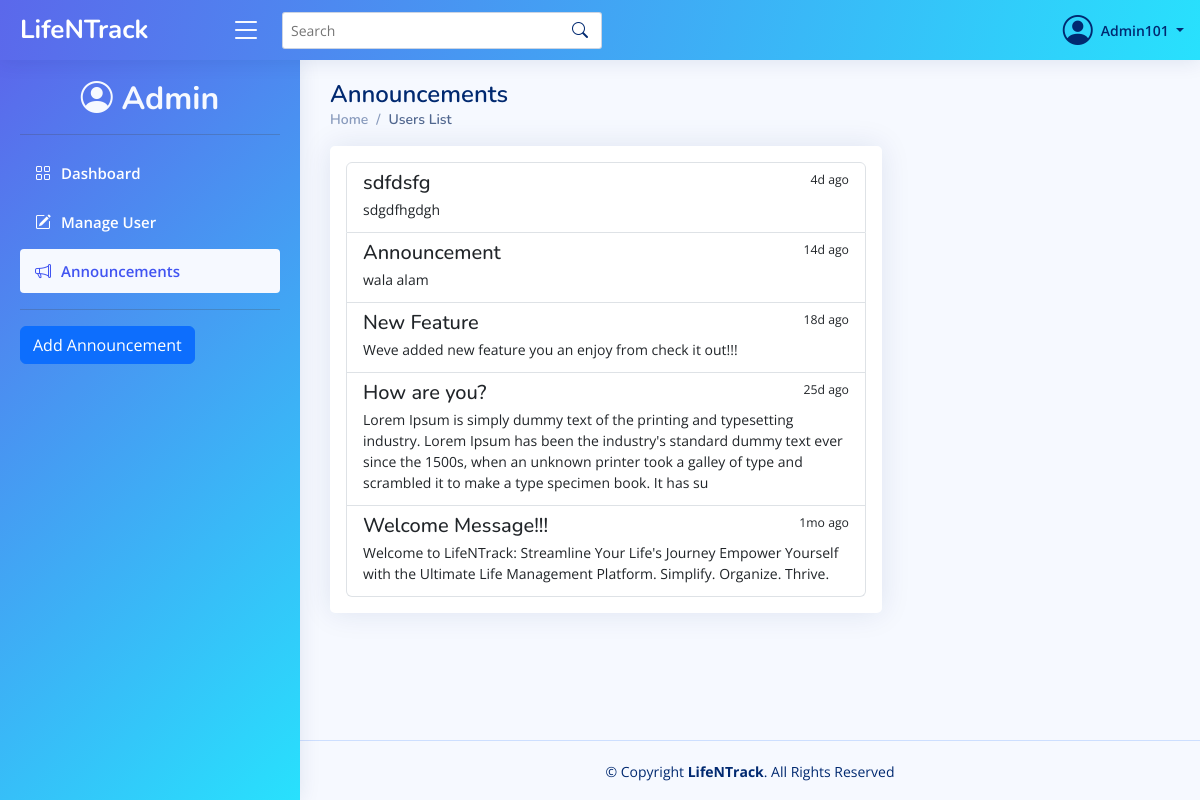
/client/pages/admin/announcements.php (signed in), run on the app's committed database.
### tables this page shows
CREATE TABLE `user` (
  `userID` int(11) NOT NULL,
  `Fullname` varchar(50) NOT NULL,
  `Gender` enum('Male','Female','Other') NOT NULL,
  `Email` varchar(50) NOT NULL,
  `Password` varchar(50) NOT NULL,
  `Bio` varchar(255) NOT NULL,
  `Role` varchar(50) NOT NULL,
  `Status` varchar(50) NOT NULL
);

CREATE TABLE `announcement` (
  `id` int(11) NOT NULL,
  `subject` varchar(50) NOT NULL,
  `content` varchar(255) NOT NULL,
  `timeCreated` timestamp NOT NULL DEFAULT current_timestamp(),
  `adminId` int(11) NOT NULL
);

### server/controllers/getUserDetails.php (called while the page is built, shortened)
<?php
$userID = $_SESSION['id'];
$conn = getConnection();
$userSql = "SELECT * FROM user WHERE userID = '$userID'";
$userDetResult = mysqli_query($conn, $userSql);
$userData = mysqli_fetch_assoc($userDetResult);
?>

### server/controllers/getTimeGap.php (called while the page is built, shortened)
<?php
function getTimeGap($storedDate) {
    $storedDateTime = new DateTime($storedDate);
    $currentDateTime = new DateTime();
    $interval = $storedDateTime->diff($currentDateTime);
    $years = $interval->y;
    $months = $interval->m;
    $days = $interval->d;
    $hours = $interval->h;
    $minutes = $interval->i;
    $seconds = $interval->s;
    if ($years > 0) {
        return $years . "y ago";
    } elseif ($months > 0) {
        return $months . "mo ago";
    } elseif ($days > 0) {
        return $days . "d ago";
    } elseif ($hours > 0) {
        return $hours . "h ago";
    } elseif ($minutes > 0) {
        return $minutes . "m ago";
    } elseif ($seconds > 0) {
        return $seconds . "s ago";
    } else {
        return "Just now";
    }
}
?>

### client/pages/admin/announcements.php (the view, shortened to what this page needs)
<?php
include_once("../../../server/controllers/getUserDetails.php");
?>
<!DOCTYPE html>
<html lang="en">
<head>
    <?php include_once('../../components/vendorCSSLinks.php') ?>
    <link href="../../assets/css/style.css" rel="stylesheet">
    <link href="../../assets/css/admin.css" rel="stylesheet">
</head>
<body>
    <?php include_once('../../components/adminHeader.php') ?>
    <?php include_once('../../components/adminSidebar.php') ?>
    <main id="main" class="main">
        <div class="pagetitle">
            <h1>Announcements</h1>
            <nav>
                <ol class="breadcrumb">
                    <li class="breadcrumb-item"><a href="index.php">Home</a></li>
                    <li class="breadcrumb-item active">Users List</li>
                </ol>
            </nav>
        </div>
        <section class="section dashboard">
            <div class="row">
                <div class="col-lg-8">
                    <div class="row">
                        <div class="col-12">
                            <div class="card recent-sales overflow-auto">
                                <div class="filter">
                                    <a class="icon" href="#" data-bs-toggle="dropdown"><i class="bi bi-three-dots"></i></a>
                                </div>
                                <div class="card-body">
                                    <div class="list-group">
                                        <?php
                                        include_once("../../../server/controllers/getTimeGap.php");
                                        $sql = "SELECT * FROM announcement ORDER BY timeCreated DESC";
                                        $result = mysqli_query($conn, $sql);
                                        if (mysqli_num_rows($result) > 0) :
                                            while ($row = mysqli_fetch_assoc($result)) :
                                                $storedDate = $row['timeCreated'];
                                                $timeGap = getTimeGap($storedDate);
                                        ?>
                                                <a href="#" class="list-group-item list-group-item-action">
                                                    <div class="d-flex w-100 justify-content-between">
                                                        <h5 class="mb-1"><?= $row["subject"] ?></h5>
                                                        <small><?= $timeGap ?></small>
                                                    </div>
                                                    <p class="mb-1"><?= $row["content"] ?></p>
                                                </a>
                                        <?php
                                            endwhile;
                                        else :
                                            echo "0 results";
                                        endif;
                                        ?>
                                    </div>
                                </div>
                            </div>
                        </div>
                    </div>
                </div>
            </div>
        </section>
    </main>
    <footer id="footer" class="footer">
        <div class="copyright">
            &copy; Copyright <strong><span>LifeNTrack</span></strong>. All Rights Reserved
        </div>
    </footer>
</body>
</html>

### client/components/adminHeader.php (shortened to what this page needs)
<header id="header" class="header fixed-top d-flex align-items-center">
    <div class="d-flex align-items-center justify-content-between">
        <a href="index.html" class="logo d-flex align-items-center">
            <span class="d-none d-lg-block">LifeNTrack</span>
        </a>
        <i class="bi bi-list toggle-sidebar-btn"></i>
    </div>
    <div class="search-bar">
        <form class="search-form d-flex align-items-center" method="POST" action="#">
            <input type="text" name="query" placeholder="Search" title="Enter search keyword">
            <button type="submit" title="Search"><i class="bi bi-search"></i></button>
        </form>
    </div>
    <nav class="header-nav ms-auto">
        <ul class="d-flex align-items-center">
            <li class="nav-item dropdown pe-3">
                <a class="nav-link nav-profile d-flex align-items-center pe-0" href="#" data-bs-toggle="dropdown">
                    <i class="bi bi-person-circle" style="font-size: 30px; "></i>
                    <span class="d-none d-md-block dropdown-toggle ps-2"><?= $userData['Fullname'] ?> </span>
                </a>
            </li>
        </ul>
    </nav>
</header>

### client/assets/css/style.css (style rules this page uses)
:root { scroll-behavior: smooth; }
body { font-family: "Open Sans", sans-serif; background: #f6f9ff; color: #444444; }
a { color: #4154f1; text-decoration: none; }
h1, h2, h3, h4, h5, h6 { font-family: "Nunito", sans-serif; }
#main { margin-top: 60px; padding: 20px 30px; transition: all 0.3s; }
.pagetitle { margin-bottom: 10px; }
.pagetitle h1 { font-size: 24px; margin-bottom: 0; font-weight: 600; color: #012970; }
.card { margin-bottom: 30px; border: none; border-radius: 5px; box-shadow: 0px 0 30px rgba(1, 41, 112, 0.1); }
.breadcrumb { font-size: 14px; font-family: "Nunito", sans-serif; color: #899bbd; font-weight: 600; }
.breadcrumb a { color: #899bbd; transition: 0.3s; }
.breadcrumb .breadcrumb-item::before { color: #899bbd; }
.breadcrumb .active { color: #51678f; font-weight: 600; }
.logo { line-height: 1; }
@media (min-width: 1200px) { .logo { width: 200px; } }
.logo span { font-size: 26px; font-weight: 700; color: #012970; font-family: "Nunito", sans-serif; }
.header { transition: all 0.5s; z-index: 997; height: 60px; box-shadow: 0px 2px 20px rgba(1, 41, 112, 0.1); background-color: #fff; padding-left: 20px; }
.header .toggle-sidebar-btn { font-size: 32px; padding-left: 10px; cursor: pointer; color: #012970; }
.header .search-bar { min-width: 360px; padding: 0 20px; }
.header .search-form { width: 100%; }
.header .search-form input { border: 0; font-size: 14px; color: #012970; border: 1px solid rgba(1, 41, 112, 0.2); padding: 7px 38px 7px 8px; border-radius: 3px; transition: 0.3s; width: 100%; }
.header .search-form button { border: 0; padding: 0; margin-left: -30px; background: none; }
.header .search-form button i { color: #012970; }
.header-nav ul { list-style: none; }
.header-nav>ul { margin: 0; padding: 0; }
.header-nav .nav-profile { color: #012970; }
.header-nav .nav-profile span { font-size: 14px; font-weight: 600; }
@media (min-width: 1200px) { #main, #footer { margin-left: 300px; } }
.dashboard .filter { position: absolute; right: 0px; top: 15px; }
.dashboard .filter .icon { color: #aab7cf; padding-right: 20px; padding-bottom: 5px; transition: 0.3s; font-size: 16px; }
.dashboard .recent-sales { font-size: 14px; }
.footer { padding: 20px 0; font-size: 14px; transition: all 0.3s; border-top: 1px solid #cddfff; }
.footer .copyright { text-align: center; color: #012970; }

### client/assets/css/admin.css (style rules this page uses)
.header { background: linear-gradient(105deg, rgba(91, 104, 235, 1) 0%, rgba(40, 225, 253, 1) 100%); }
.logo span, .header .toggle-sidebar-btn { color: #fff; }
#main { min-height: calc(100vh - 120px); }

### data on the page
user: Fullname "Admin101"
announcement: subject "sdfdsfg", timeCreated "4d ago", content "sdgdfhgdgh"
announcement: subject "Announcement", timeCreated "14d ago", content "wala alam"
announcement: subject "New Feature", timeCreated "18d ago", content "Weve added new feature you an enjoy from check it out!!!"
announcement: subject "How are you?", timeCreated "25d ago", content "Lorem Ipsum is simply dummy text of the printing and typesetting industry. Lorem Ipsum has been the industry's standard dummy text ever since the 1500s, when an unknown printer took a galley of type and scrambled it to make a type specimen book. It has su"
announcement: subject "Welcome Message!!!", timeCreated "1mo ago", content "Welcome to LifeNTrack: Streamline Your Life's Journey Empower Yourself with the Ultimate Life Management Platform. Simplify. Organize. Thrive."
